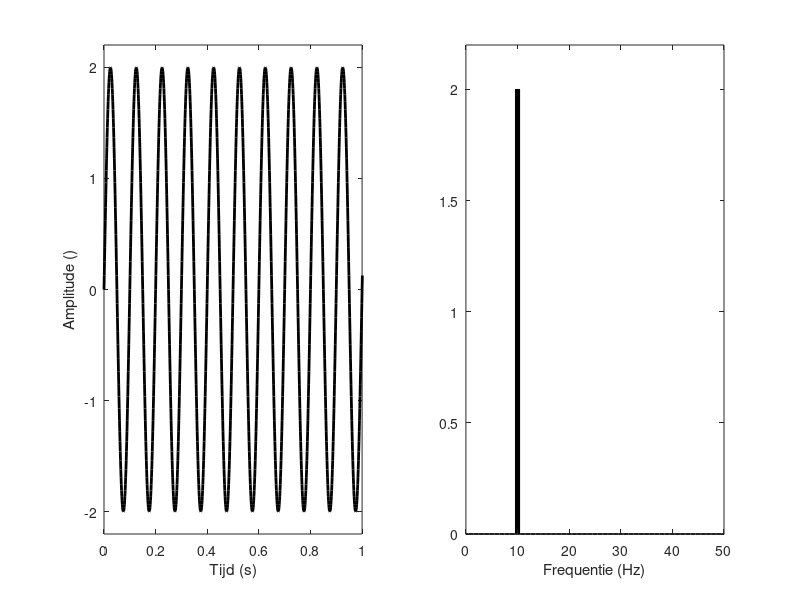

MATLAB code to generate this figure:
fs = 1000;
T = 20;
f = 10;
A = 2;
t = (0:1/fs:T);

N = 1000;

y = A*sin(2*pi*f*t);

Y = fft(y,N)*2/N;
Y([1 end]) = Y([1 end])/2;
f = (0:length(Y)-1)*fs/length(Y);

figure(1);
clf;
subplot(1,2,1)
plot(t,y,'k','LineWidth',2);
xlim([0 1])
ylim([-2.2 2.2])
xlabel('Tijd (s)');
ylabel('Amplitude ()');

subplot(1,2,2)
bar(f,abs(Y),'k');
xlim([0 50])
ylim([0 2.2])
xlabel('Frequentie (Hz)');

saveas(gcf,'sinusTrilling.png')